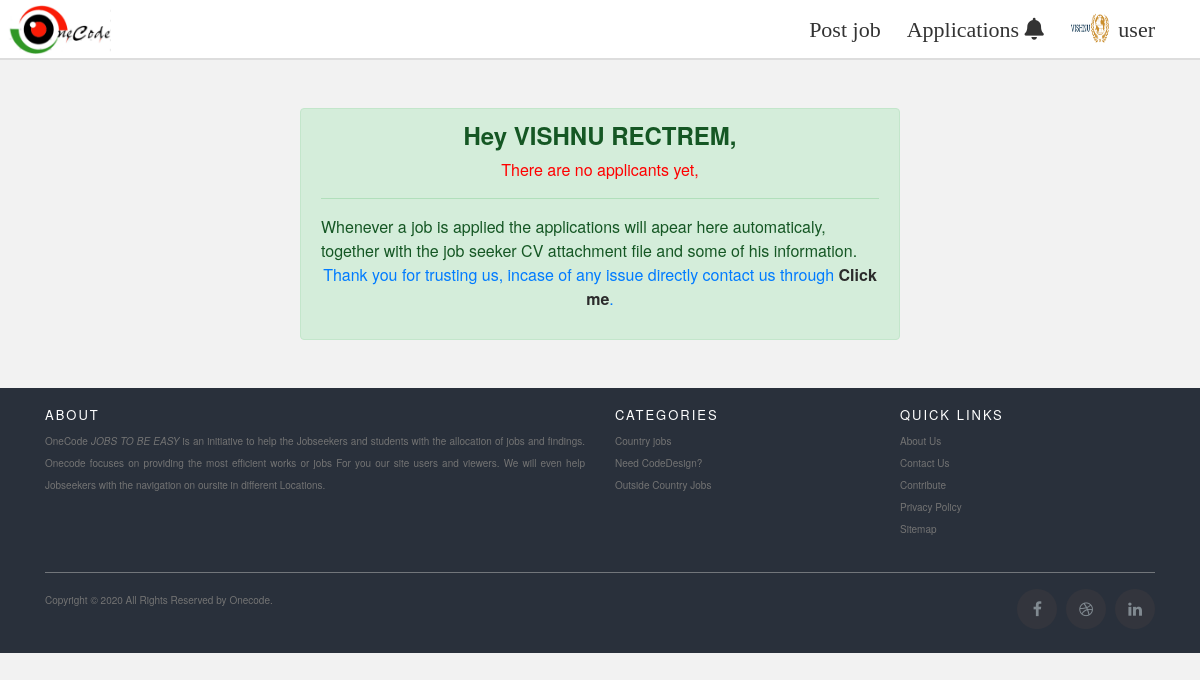
The page /applications.php (signed in) on the database as committed earlier.
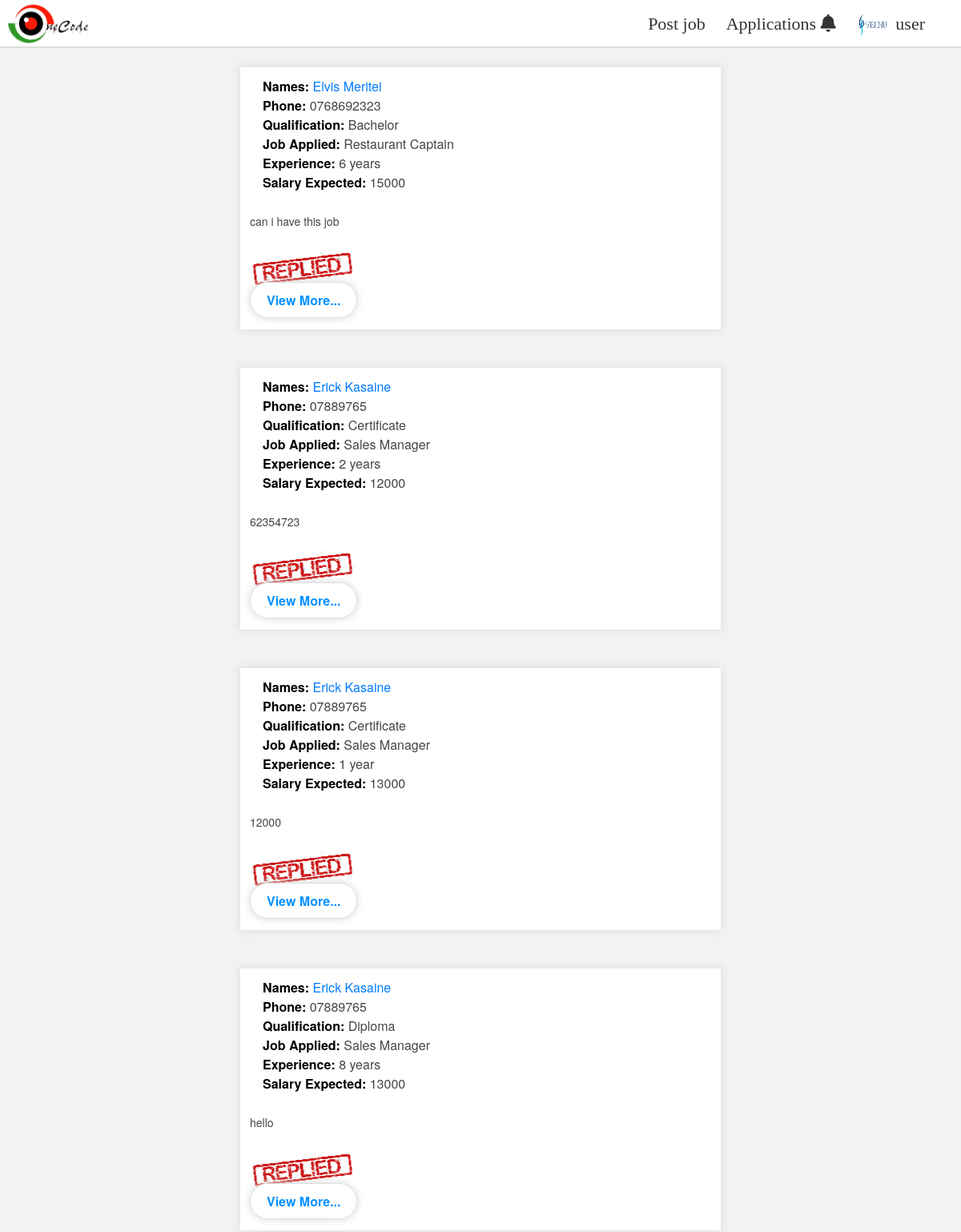
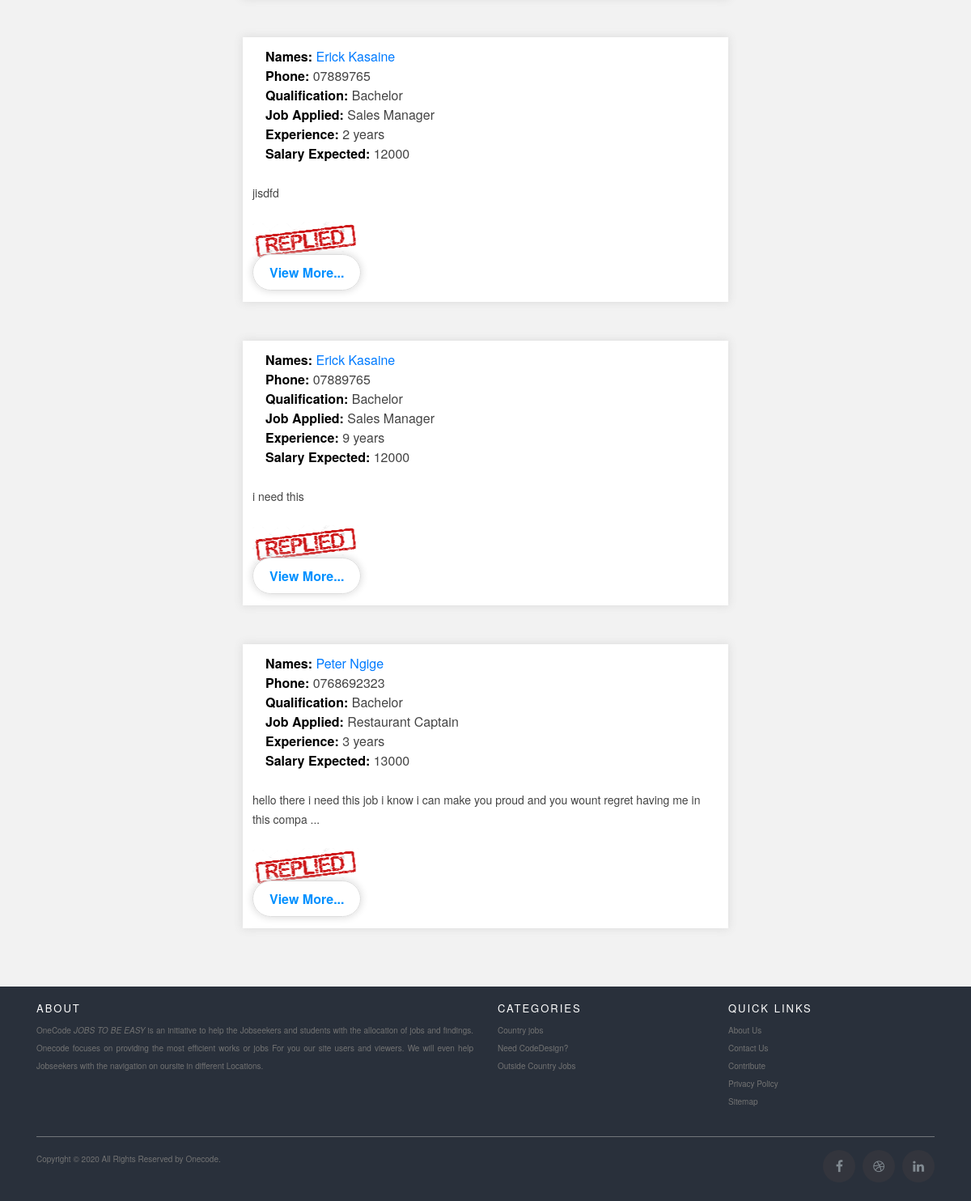
The same page on the database as committed later (2 pictures, top to bottom).
### tables this page shows
CREATE TABLE `companyregistration` (
  `id` int(11) NOT NULL,
  `companyName` varchar(100) NOT NULL,
  `companyAddress` varchar(100) NOT NULL,
  `Email` varchar(50) NOT NULL,
  `companyprofile` varchar(250) DEFAULT NULL,
  `password` longtext NOT NULL
);

CREATE TABLE `jobapplicantion` (
  `id` int(11) NOT NULL,
  `companyname` varchar(250) NOT NULL,
  `Jobname` varchar(250) NOT NULL,
  `firstname` varchar(20) NOT NULL,
  `lastname` varchar(20) NOT NULL,
  `applicant_id` int(11) NOT NULL,
  `mobilenumber` int(11) NOT NULL,
  `qualification` varchar(50) NOT NULL,
  `experience` varchar(50) NOT NULL,
  `salaryexpected` int(11) NOT NULL,
  `coverletter` longtext NOT NULL,
  `CV` varchar(500) NOT NULL,
  `Message` varchar(300) DEFAULT NULL,
  `messagedate` varchar(200) DEFAULT NULL
);

### includes/companysessions.php (called while the page is built, shortened)
<?php
include 'includes/dbconnection.php';
$sql = "SELECT * FROM companyregistration  WHERE  id = '".$_SESSION['id']."'";
$stmt = $conn->query($sql);
$user = $stmt->fetch(PDO::FETCH_ASSOC);
?>

### applications.php (the view, shortened to what the changed rows need)
<?php
include "includes\companysessions.php";
?>
<!DOCTYPE html>
<html lang="en">
<head>
    <link rel="stylesheet" href="stylesheets\jobapplication.css">
</head>
<body class="applications">
    <?php
    function customized_echo($coverletter, $length){
        if(strlen($coverletter)<=$length){
            echo $coverletter;
        }else{
            $y=substr($coverletter,0,$length) . '  ...';
            echo $y;
        }
    }
    include "companyheader.php";
    include "includes\dbconnection.php";
    ?>
    <?php
    $companylogged = $user['companyName'];
    $companyid = $user['id'];
    $sqlprofile = "SELECT *  FROM jobpost WHERE company_id=$companyid ";
    $result = $conn->query($sqlprofile);
    $resultcount = $result->rowcount();
    if($resultcount >0){
    $sql = "SELECT * FROM jobapplicantion WHERE companyname = ?  ORDER BY id DESC  ";
    $stmt = $conn->prepare($sql);
    $stmt->execute([$companylogged]);
    $rows = $stmt->rowcount();
    if($rows >0){
        while($row = $stmt->fetch()){
            $id = $row->id;
            $firstname = $row->firstname;
            $lastname = $row->lastname;
            $mobilenumber = $row->mobilenumber;
            $qualification = $row->qualification;
            $experience = $row->experience;
            $salaryexpected = $row->salaryexpected;
            $coverletter = $row->coverletter;
            $jobname=$row->Jobname;
            $message =$row->Message;
           ?>
    <br>
    <div class="person">
        <div class="detailsof">
            <div class="ontop">
                <span class="namesto"><span class="egg">names:</span> <?php echo $firstname   ?></span>
                <span class="namesto"><?php echo $lastname  ?></span> <br>
                <span class="mobile"><span class="egg">phone:</span> <?php echo "0".$mobilenumber;  ?></span> <br>
                <span class="qualifiexper"><span class="egg">Qualification:</span> <?php echo $qualification  ?></span>
                <br>
                <span class="qualifiexper"><span class="egg">job applied:</span> <?php echo $jobname  ?></span> <br>
                <span class="qualifiexper"><span class="egg">experience:</span> <?php echo $experience  ?></span> <br>
                <span class="expectedsalary"><span class="egg">salary expected:
                    </span><?php echo $salaryexpected  ?></span> <br>
            </div>
            <br>
            <div class="coverllter">
                <span class="coverletter"><?php echo customized_echo($coverletter, 100)  ?></span> <br>
            </div>
            <br>
            <div class="ticksreplied">
            <?php
    if($message== null){
        ?>
        <img src="uploads\pendinG.PNG" class="pending" style="height:60px;">
        <?php
    }else{
        ?>
<div class="imgsnapo">
    <img src="uploads\repliedtag.PNG" alt="" id="taged">
</div>
<?php
    }
?>        </div>
            <div class="cvdownloading">
                <a class="cvdownload" href="detailings?A=<?php echo $id ?>">View more...</a>
            </div>
        </div>
    </div>
    <br>
    <?php
        }
    }else{
        ?>
    <br>
    <br>
    <div class="alert alert-success" role="alert" style="width:50%;margin:auto;ba">
        <h4 class="alert-heading" style="text-align:center;font-weight:800;">Hey <?php echo $user['companyName'] ?>,
        </h4>
        <p style="color:red;text-align:center;">There are no applicants yet,</p>
        <hr>
        <p class="mb-0">Whenever a job is applied the applications will apear here automaticaly, together with the job
            seeker CV attachment file and some of his information.</p>
        <p style="color:#007bff;text-align:center;">Thank you for trusting us, incase of any issue directly contact us
            through <a href="mailto:sautetelvis4148@gmail.com" style="color:#2b2b2b;font-weight:800;">Click me</a>. </p>
    </div>
    <?php
    }
}
            include "myfooter.php";
?>
</body>
</html>

### companyheader.php (shortened to what the changed rows need)
<!DOCTYPE html>
<html lang="en">
<head>
    <link rel="stylesheet" href="https://use.fontawesome.com/releases/v5.13.1/css/all.css"
>
    <link rel="stylesheet" href="https://stackpath.bootstrapcdn.com/bootstrap/4.5.0/css/bootstrap.min.css"
>
    <link rel="stylesheet" href="https://cdnjs.cloudflare.com/ajax/libs/font-awesome/4.7.0/css/font-awesome.min.css">
    <link rel="stylesheet" href="stylesheets/homepage.css?v=<?php echo time(); ?>">
</head>
<body>
    <?php
     $sqlprofile = "SELECT companyprofile  FROM companyregistration WHERE id=$user[id]";
     $result = $conn->query($sqlprofile);
     $resultcount = $result->rowcount();
     if($resultcount>0){
         while($row=$result->fetch()){
             $image = $row->companyprofile;
             if($image == NULL){
                 ?>
    <div class="navgation">
        <div class="header">
            <div class="logo"><a href="processpost"><img id="mylogo" src="index images\mylogo for (2).PNG"
                        alt="logo"></a></div>
            <ul class="main">
                <li><a href="processpost">Post job</a></li>
                <?php
    $companylogged = $user['companyName'];
    $sql = "SELECT * FROM jobapplicantion WHERE companyname = ? AND Message IS NULL ORDER BY id DESC";
    $stmt = $conn->prepare($sql);
    $stmt->execute([$companylogged]);
    $rows = $stmt->rowcount();
    if($rows>0){
        ?>
                <li><a href="applications" id="rfrsh">Applications <i class="fas fa-bell"><sup class="sup"><?php echo $rows   ?></sup></i></a></li>
    <?php
    }else{
        ?>
                <li><a href="applications" id="rfrsh">Applications<i class="fas fa-bell"><sup class="sup"></sup></i></a></li>
        <?php
    }
    ?>                <li><a href="#"><img src="profiles/mainpic.png" class='profle'></img> user</a>
                    <ul>
                        <li><a href="companyaccount">Account</a></li>
                        <li>
                            <form action="includes/logout.php" method="post">
                                <a href="#"><button id="logout" type="submit" name="logout"><i
                                            class="fas fa-sign-out-alt"></i> logout</button></a>
                            </form>
                        </li>
                    </ul>
                </li>
            </ul>
        </div>
    </div>
    <?php
}else{
?>
    <div class="navgation">
        <div class="header">
            <div class="logo"><a href="processpost"><img id="mylogo" src="index images\mylogo for (2).PNG"
                        alt="logo"></a></div>
            <ul class="main">
                <li><a href="processpost">Post job</a></li>
                <?php
    $companylogged = $user['companyName'];
    $sql = "SELECT * FROM jobapplicantion WHERE companyname = ? AND Message IS NULL ORDER BY id DESC";
    $stmt = $conn->prepare($sql);
    $stmt->execute([$companylogged]);
    $rows = $stmt->rowcount();
    if($rows>0){
        ?>
                <li><a href="applications" id="rfrsh">Applications <i class="fas fa-bell" ><sup class="sup"><?php echo $rows   ?> </sup></i></a></li>
    <?php
    }else{
        ?>
                <li><a href="applications" id="rfrsh">Applications <i class="fas fa-bell"><sup class="sup"></sup></i> </a></li>
        <?php
    }
    ?>
                <li><a href="#"><img src="profiles/<?php echo $image?>?<?php mt_rand()?>" class='profle'></img> user</a>
                </li>
            </ul>
        </div>
    </div>
    <?php
             }
         }
     }else{
         echo "SQL ERROR";
     }
    ?>
</body>
</html>

Rows that differ between the two databases and show on the page:
changed companyregistration: companyprofile: a different picture; companyName "VISHNU RECTREM" → (not shown)
added jobapplicantion: firstname "Elvis", lastname "Meritei", mobilenumber "768692323", qualification "Bachelor", Jobname "Restaurant Captain", experience "6 years", salaryexpected "15000", coverletter "can i have this job"
added jobapplicantion: firstname "Erick", lastname "Kasaine", mobilenumber "7889765", qualification "Certificate", Jobname "Sales Manager", experience "2 years", salaryexpected "12000", coverletter "62354723"
added jobapplicantion: firstname "Erick", lastname "Kasaine", mobilenumber "7889765", qualification "Certificate", Jobname "Sales Manager", experience "1 year", salaryexpected "13000", coverletter "12000"
added jobapplicantion: firstname "Erick", lastname "Kasaine", mobilenumber "7889765", qualification "Diploma", Jobname "Sales Manager", experience "8 years", salaryexpected "13000", coverletter "hello"
added jobapplicantion: firstname "Erick", lastname "Kasaine", mobilenumber "7889765", qualification "Bachelor", Jobname "Sales Manager", experience "2 years", salaryexpected "12000", coverletter "jisdfd"
added jobapplicantion: firstname "Erick", lastname "Kasaine", mobilenumber "7889765", qualification "Bachelor", Jobname "Sales Manager", experience "9 years", salaryexpected "12000", coverletter "i need this"
added jobapplicantion: firstname "Peter", lastname "Ngige", mobilenumber "768692323", qualification "Bachelor", Jobname "Restaurant Captain", experience "3 years", salaryexpected "13000", coverletter "hello there i need this job i know i can make you proud and you wount regret having me in this compa ..."
Other text that changed with them:
text no longer shown: "Hey , There are no applicants yet, Whenever a job is applied the applications will apear here automaticaly, together with the job seeker CV attachment file and some of his information. Thank you for trusting us, incase of any issue directly contact us through Click me ."
